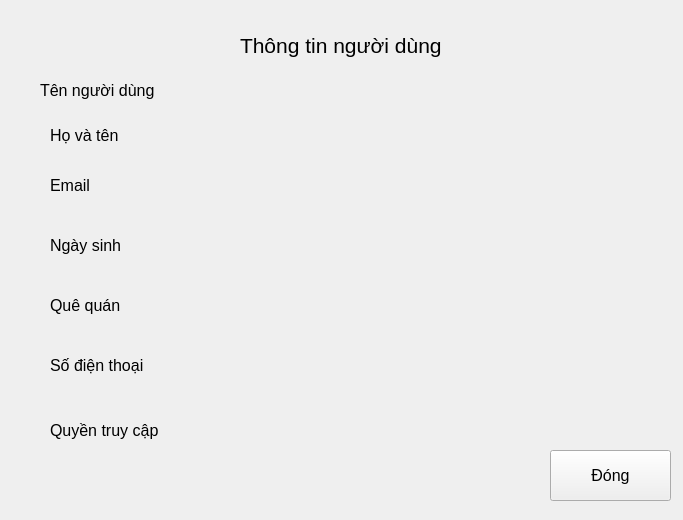
<?xml version="1.0" encoding="UTF-8"?>
<ui version="4.0">
 <class>Settings</class>
 <widget class="QWidget" name="Settings">
  <property name="geometry">
   <rect>
    <x>0</x>
    <y>0</y>
    <width>683</width>
    <height>520</height>
   </rect>
  </property>
  <property name="font">
   <font>
    <pointsize>12</pointsize>
   </font>
  </property>
  <property name="windowTitle">
   <string>Form</string>
  </property>
  <widget class="QLabel" name="label">
   <property name="geometry">
    <rect>
     <x>40</x>
     <y>70</y>
     <width>201</width>
     <height>41</height>
    </rect>
   </property>
   <property name="text">
    <string>Tên người dùng</string>
   </property>
  </widget>
  <widget class="QLabel" name="label_2">
   <property name="geometry">
    <rect>
     <x>50</x>
     <y>110</y>
     <width>181</width>
     <height>51</height>
    </rect>
   </property>
   <property name="text">
    <string>Họ và tên</string>
   </property>
  </widget>
  <widget class="QLabel" name="label_3">
   <property name="geometry">
    <rect>
     <x>50</x>
     <y>160</y>
     <width>63</width>
     <height>51</height>
    </rect>
   </property>
   <property name="text">
    <string>Email</string>
   </property>
  </widget>
  <widget class="QPushButton" name="close_tab">
   <property name="geometry">
    <rect>
     <x>550</x>
     <y>450</y>
     <width>121</width>
     <height>51</height>
    </rect>
   </property>
   <property name="text">
    <string>Đóng</string>
   </property>
   <property name="icon">
    <iconset resource="galeries.qrc">
     <normaloff>:/image/cancel.png</normaloff>:/image/cancel.png</iconset>
   </property>
   <property name="iconSize">
    <size>
     <width>30</width>
     <height>30</height>
    </size>
   </property>
  </widget>
  <widget class="QLabel" name="label_4">
   <property name="geometry">
    <rect>
     <x>240</x>
     <y>20</y>
     <width>311</width>
     <height>51</height>
    </rect>
   </property>
   <property name="font">
    <font>
     <pointsize>16</pointsize>
    </font>
   </property>
   <property name="text">
    <string>Thông tin người dùng</string>
   </property>
  </widget>
  <widget class="QLabel" name="username">
   <property name="geometry">
    <rect>
     <x>270</x>
     <y>60</y>
     <width>271</width>
     <height>51</height>
    </rect>
   </property>
   <property name="text">
    <string/>
   </property>
  </widget>
  <widget class="QLabel" name="fullname">
   <property name="geometry">
    <rect>
     <x>270</x>
     <y>110</y>
     <width>281</width>
     <height>51</height>
    </rect>
   </property>
   <property name="text">
    <string/>
   </property>
  </widget>
  <widget class="QLabel" name="email">
   <property name="geometry">
    <rect>
     <x>270</x>
     <y>160</y>
     <width>281</width>
     <height>51</height>
    </rect>
   </property>
   <property name="text">
    <string/>
   </property>
  </widget>
  <widget class="QLabel" name="label_8">
   <property name="geometry">
    <rect>
     <x>50</x>
     <y>220</y>
     <width>141</width>
     <height>51</height>
    </rect>
   </property>
   <property name="text">
    <string>Ngày sinh</string>
   </property>
  </widget>
  <widget class="QLabel" name="label_9">
   <property name="geometry">
    <rect>
     <x>50</x>
     <y>280</y>
     <width>161</width>
     <height>51</height>
    </rect>
   </property>
   <property name="text">
    <string>Quê quán</string>
   </property>
  </widget>
  <widget class="QLabel" name="label_10">
   <property name="geometry">
    <rect>
     <x>50</x>
     <y>340</y>
     <width>171</width>
     <height>51</height>
    </rect>
   </property>
   <property name="text">
    <string>Số điện thoại</string>
   </property>
  </widget>
  <widget class="QLabel" name="dob">
   <property name="geometry">
    <rect>
     <x>270</x>
     <y>220</y>
     <width>281</width>
     <height>51</height>
    </rect>
   </property>
   <property name="text">
    <string/>
   </property>
  </widget>
  <widget class="QLabel" name="hometown">
   <property name="geometry">
    <rect>
     <x>270</x>
     <y>280</y>
     <width>281</width>
     <height>51</height>
    </rect>
   </property>
   <property name="text">
    <string/>
   </property>
  </widget>
  <widget class="QLabel" name="phone">
   <property name="geometry">
    <rect>
     <x>270</x>
     <y>340</y>
     <width>271</width>
     <height>51</height>
    </rect>
   </property>
   <property name="text">
    <string/>
   </property>
  </widget>
  <widget class="QLabel" name="label_14">
   <property name="geometry">
    <rect>
     <x>50</x>
     <y>400</y>
     <width>201</width>
     <height>61</height>
    </rect>
   </property>
   <property name="text">
    <string>Quyền truy cập </string>
   </property>
  </widget>
  <widget class="QLabel" name="role">
   <property name="geometry">
    <rect>
     <x>270</x>
     <y>410</y>
     <width>271</width>
     <height>51</height>
    </rect>
   </property>
   <property name="text">
    <string/>
   </property>
  </widget>
  <widget class="QLabel" name="label_16">
   <property name="geometry">
    <rect>
     <x>160</x>
     <y>10</y>
     <width>71</width>
     <height>51</height>
    </rect>
   </property>
   <property name="text">
    <string/>
   </property>
   <property name="pixmap">
    <pixmap resource="galeries.qrc">:/image/infor.png</pixmap>
   </property>
   <property name="scaledContents">
    <bool>true</bool>
   </property>
  </widget>
 </widget>
 <resources>
  <include location="galeries.qrc"/>
 </resources>
 <connections/>
</ui>
